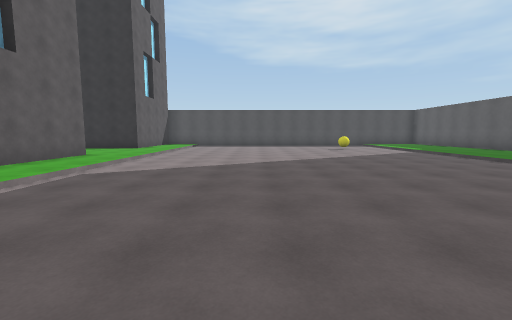
view 1 (above)

23 first-person views from a walk through a scene from a Unity 3-D project. The camera is 1.5 m above the floor, tilts 6° down and sees 90° across. The floor is counted in squares, 2 m on a side. Each view is taken from the middle of a square. On the plan, view 1 faces up. The plan holds only what a view shows up to about 9 squares ahead; the rest is blank. The place goes on beyond the plan. The player character is not drawn.

view 2
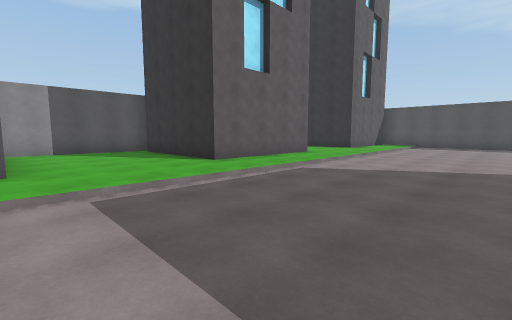

view 3
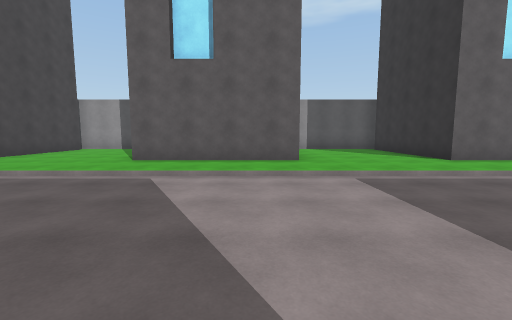

view 4
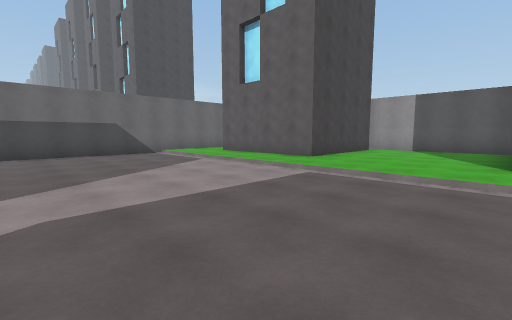

view 5
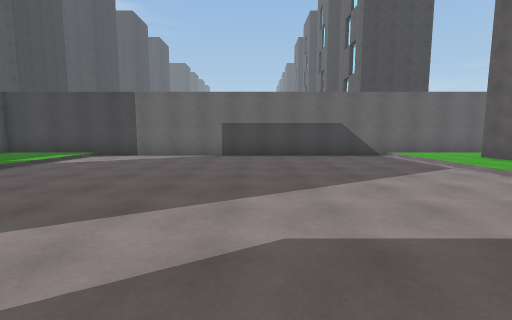

view 6
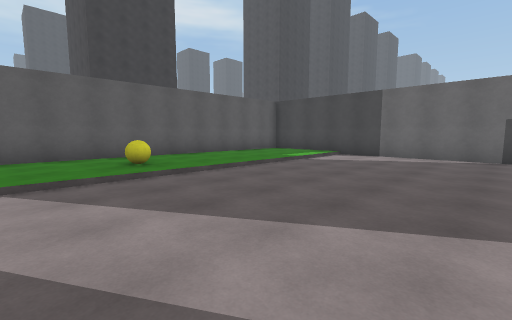

view 7
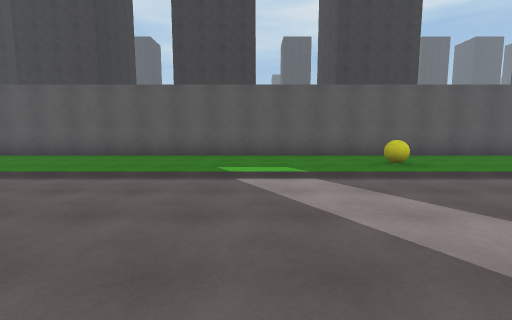

view 8
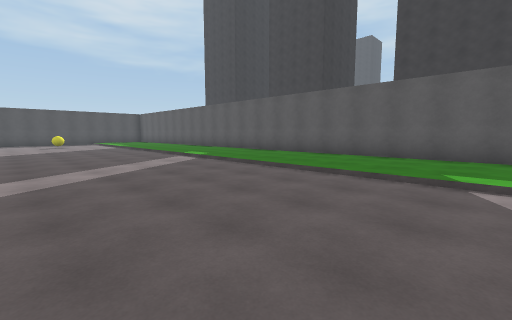

view 9
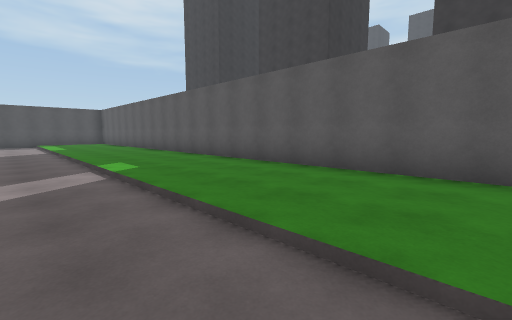

view 10
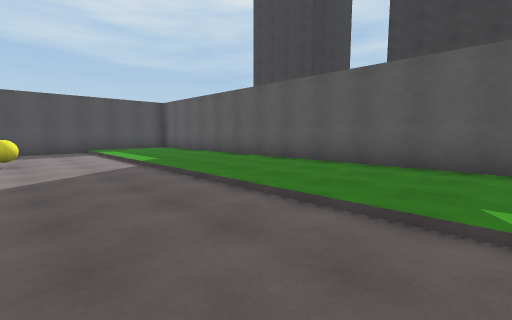

view 11
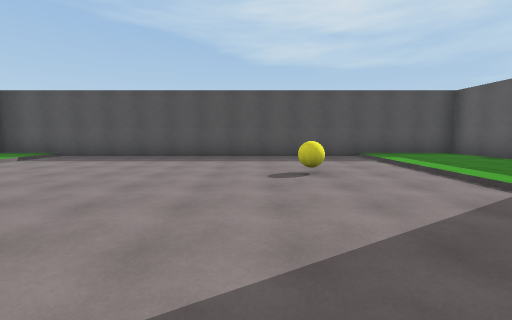

view 12
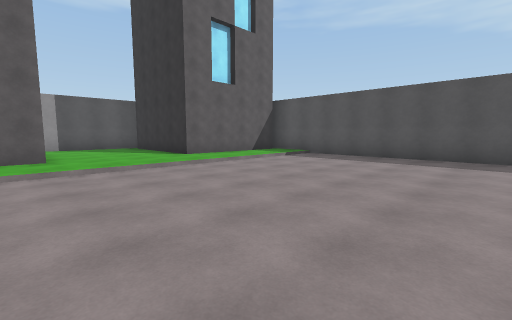

view 13
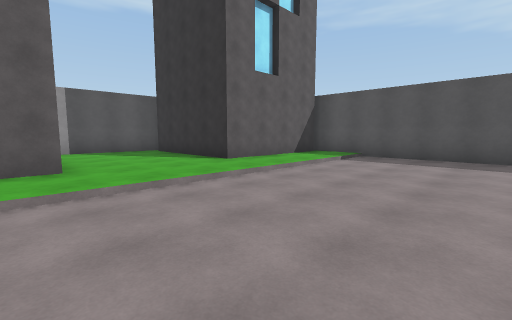

view 14
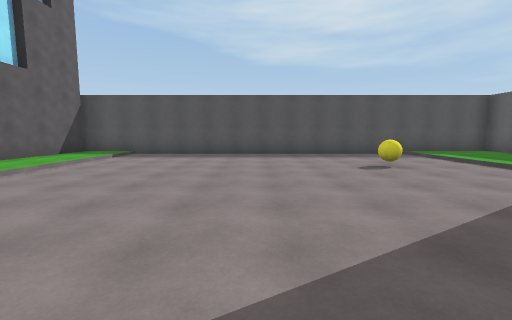

view 15
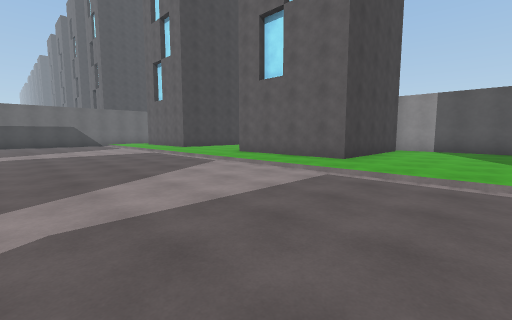

view 16
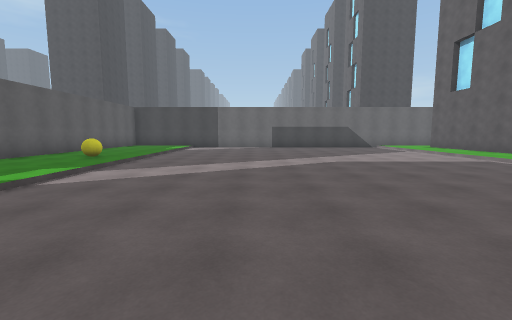

view 17
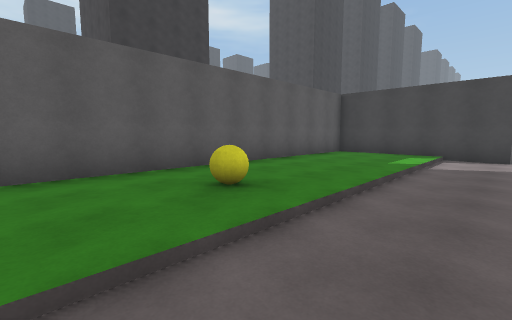

view 18
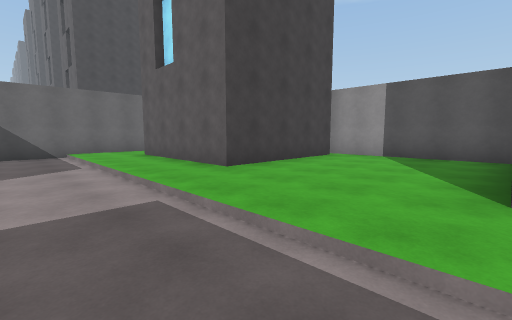

view 19
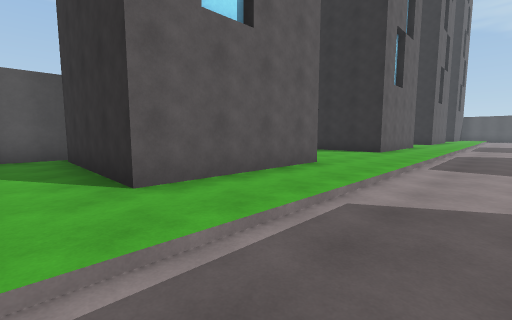

view 20
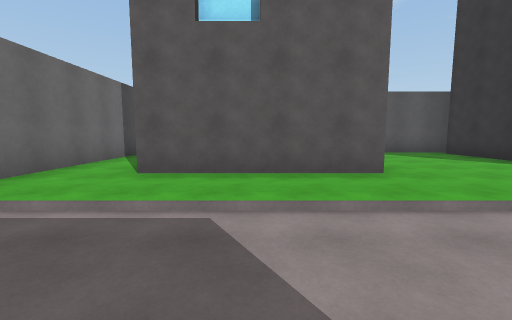

view 21
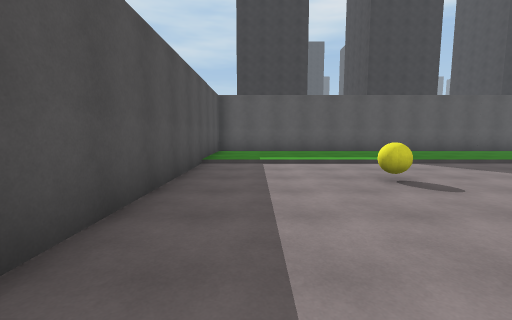

view 22
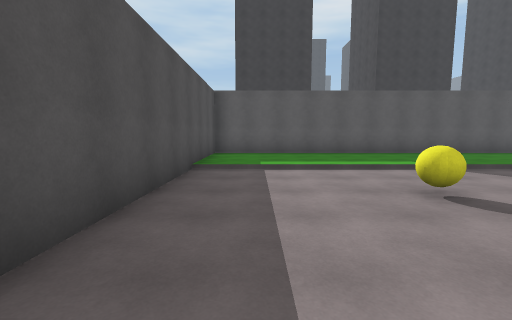

view 23
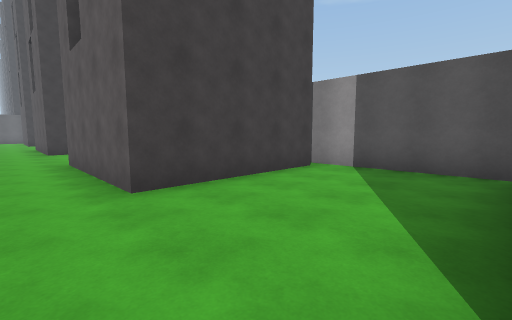

### Floor plan
Key: @ floor where view 1 was taken; # wall or solid block; . main floor; : floor 0.25 m higher than the main floor; B yellow ball.
Columns run from 10 left of view 1 to 10 right of it. Each row starts with its distance up from view 1.
 16      ################
 15      #:..........:::#
 14      #:..........:::#
 13      #:..........:::#
 12     ##:.......B..:::#
 11 #####::..........:::#
 10 #::::::..........:::#
  9 #::::::..........:::#
  8 #::::::..........:::#
  7 ######:..........:::#
  6      #:..........:::#
  5      #:..........:::#
  4 ######:..........:::#
  3 #::::::..........:::#
  2 #::::::..........:::#
  1 #::::::..........:::#
  0 ######:...@......:::#
 -1      #:..........:::#
 -2      #:..........:::#
 -3      #:..........:::#
 -4 ######:..........:::#
 -5 #::::::..........:::#
 -6 #::::::..........:::#
 -7 #::::::..........:B:#
 -8 ######:..........:::#
 -9      #:..........:::#
-10      #:..........:::#
-11     ##:..........:::#
-12 #####::..........:::#
-13 #::::::..........:::#
-14 #####################

Positions as (right, up) in squares from view 1, and headings:
1: (0, 0), facing up
2: (0, 0), facing up-left
3: (1, -1), facing left
4: (1, -4), facing down-left
5: (1, -5), facing down
6: (2, -5), facing down-right
7: (2, -4), facing right
8: (2, -4), facing up-right
9: (5, -2), facing up-right
10: (4, 4), facing up-right
11: (3, 7), facing up
12: (2, 7), facing up-left
13: (0, 7), facing up-left
14: (1, 6), facing up
15: (1, 3), facing down-left
16: (3, 0), facing down
17: (5, -5), facing down-right
18: (-2, -4), facing down-left
19: (-2, -13), facing up-left
20: (-1, -10), facing left
21: (0, 14), facing right
22: (1, 14), facing right
23: (-4, 11), facing down-left
